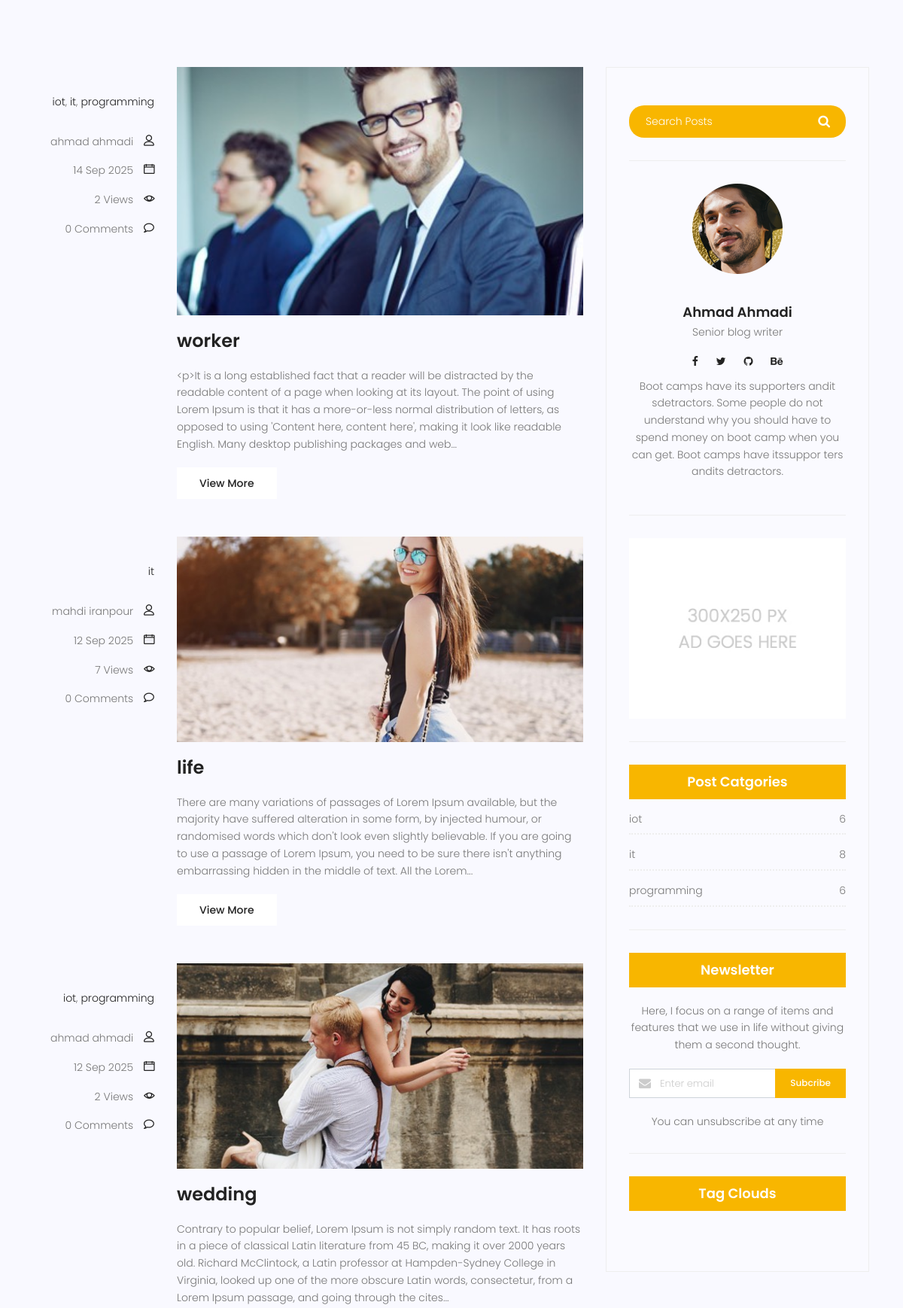
The page /blog/ (middle part) on the database as committed earlier.
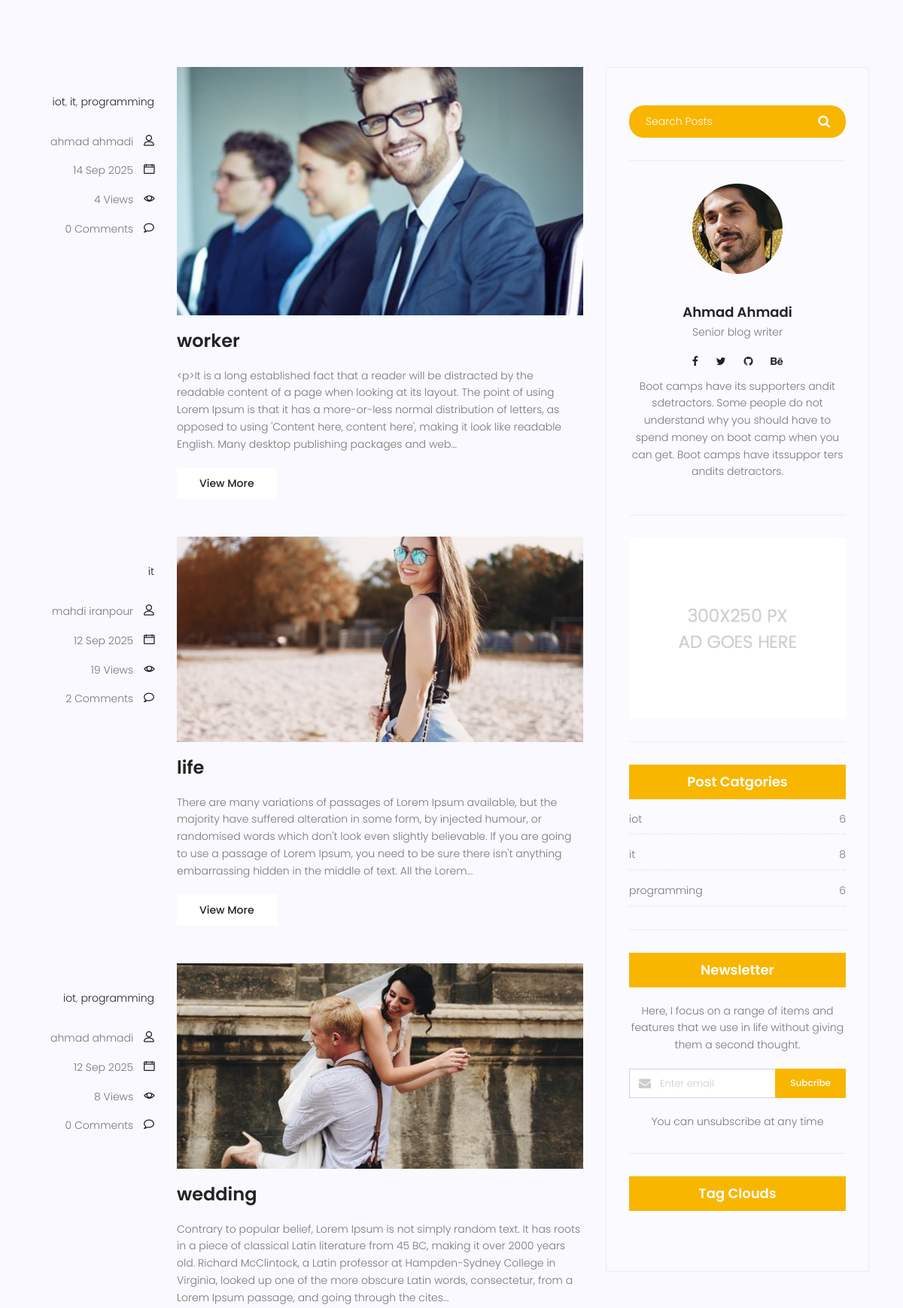
The same page on the database as committed later.
### blog/models.py (models this page shows, shortened)
class Category(models.Model):
        name = models.CharField(max_length=255)
        def __str__(self):
            return self.name

class Post(models.Model):
    image = models.ImageField(upload_to='blog/',default='blog/default.jpg')
    author = models.ForeignKey(User, on_delete=models.SET_NULL, null=True)
    title = models.CharField(max_length=255)
    content = models.TextField()
    tags = TaggableManager()
    category = models.ManyToManyField(Category)
    counted_views = models.IntegerField(default=0)
    status = models.BooleanField(default=False)
    published_date = models.DateTimeField(null=True)
    created_date = models.DateTimeField(auto_now_add=True)
    updated_date = models.DateTimeField(auto_now=True)
    class Meta:
        ordering = ['-created_date']

### blog/views.py (the view)
# urls.py: path('', blog_view, name='index'),
def blog_view(request, **kwargs):
    posts = Post.objects.filter(published_date__lte=timezone.now(), status=1).order_by('-published_date')
    if kwargs.get('cat_name') != None:
        posts = posts.filter(category__name=kwargs['cat_name'])
    if kwargs.get('author_username') != None:
        posts = posts.filter(author__username=kwargs['author_username'])
    if kwargs.get('tag_name') != None:
        posts = posts.filter(tags__name__in=[kwargs['tag_name']])
    posts = Paginator(posts, 3)
    try:
        page_number = request.GET.get('page')
        posts = posts.get_page(page_number)
    except PageNotAnInteger:
        posts = posts.get_page(1)
    except EmptyPage:
        posts = posts.get_page(1)
    context = {
        'posts': posts
    }
    return render(request, 'blog/blog-home.html', context)

### blog/templatetags/blog_tags.py (called while the page is built)
@register.simple_tag(name='comments_count')
def comments_count(pid):
    return Comment.objects.filter(post=pid, approved=True).count()

@register.inclusion_tag('blog/blog-post-categories.html')
def postcategories():
    posts = Post.objects.filter(status=1)
    categories = Category.objects.all()
    cat_dict = {}
    for name in categories:
        cat_dict[name] = posts.filter(category=name).count()
    return {'categories': cat_dict}

### blog/templatetags/excerpt_tags.py (called while the page is built)
@register.filter(name='excerpt')
def excerpt(value, num_words=30):
    if not isinstance(value, str):
        value = str(value)
    words = value.split()
    if len(words) <= num_words:
        return value
    return " ".join(words[:num_words]) + "..."

### templates/blog/blog-home.html (shortened to what this page needs)
{% extends 'base.html' %} {% load static %} {% load blog_tags %} {% load excerpt_tags %} {% block content %}
<section class="top-category-widget-area pt-90 pb-90">
</section>
<section class="post-content-area">
  <div class="container">
    <div class="row">
      <div class="col-lg-8 posts-list">
        {% for post in posts %}
        <div class="single-post row">
          <div class="col-lg-3 col-md-3 meta-details">
            <ul class="tags">
              {% for cat in post.category.all %}
              <li><a href="{% url 'blog:category' cat_name=cat.name %}">{{ cat.name }}</a>{%  if not forloop.last %}, {% endif %}</li>
              {% endfor %}
            </ul>
            <div class="user-details row">
              <p class="user-name col-lg-12 col-md-12 col-6">
                <a href="{% url 'blog:author' author_username=post.author.username %}">{{ post.author.get_full_name }}</a>
                <span class="lnr lnr-user"></span>
              </p>
              <p class="date col-lg-12 col-md-12 col-6">
                <a href="#">{{ post.published_date | date:"d M Y" }}</a>
                <span class="lnr lnr-calendar-full"></span>
              </p>
              <p class="view col-lg-12 col-md-12 col-6">
                <a href="#">{{ post.counted_views}} Views</a> <span class="lnr lnr-eye"></span>
              </p>
              <p class="comments col-lg-12 col-md-12 col-6">
                <a href="{% url 'blog:single' pid=post.id %}#comments">{% comments_count post.id %} Comments</a>
                <span class="lnr lnr-bubble"></span>
              </p>
            </div>
          </div>
          <div class="col-lg-9 col-md-9">
            <div class="feature-img">
              <img
                class="img-fluid"
                src="{{ post.image.url }}"
                alt=""
              />
            </div>
            <a class="posts-title" href="{% url 'blog:single' pid=post.id %}"
              ><h3>{{ post.title }}</h3></a
            >
            <p class="excert">
             {{ post.content|excerpt:60 }}
            </p>
            <a href="{% url 'blog:single' pid=post.id %}" class="primary-btn">View More</a>
          </div>
        </div>
        {% endfor %}
      </div>
      <div class="col-lg-4 sidebar-widgets">
        <div class="widget-wrap">
          {% include 'blog/blog-search.html' %}
          {% include 'blog/blog-writer.html' %}
          {% include 'blog/blog-ads.html' %}
          {% postcategories %}
          {% include 'blog/blog-newsletter.html' %}
          {% include 'blog/blog-tags.html' %}
        </div>
      </div>
    </div>
  </div>
</section>
{% endblock %}

### templates/base.html (shortened to what this page needs)
{% load static %}
<!DOCTYPE html>
<html lang="zxx" class="no-js">
  <head>
    <link rel="stylesheet" href="{% static 'css/linearicons.css' %}" />
    <link rel="stylesheet" href="{% static 'css/font-awesome.min.css' %}" />
    <link rel="stylesheet" href="{% static 'css/bootstrap.css' %}" />
    <link rel="stylesheet" href="{% static 'css/magnific-popup.css' %}" />
    <link rel="stylesheet" href="{% static 'css/jquery-ui.css' %}" />
    <link rel="stylesheet" href="{% static 'css/nice-select.css' %}" />
    <link rel="stylesheet" href="{% static 'css/animate.min.css' %}" />
    <link rel="stylesheet" href="{% static 'css/owl.carousel.css' %}" />
    <link rel="stylesheet" href="{% static 'css/main.css' %}" />
  </head>
  <body>
    {% block content %}
    {% endblock %}
  </body>
</html>

### templates/blog/blog-search.html
{% load static %}
<div class="single-sidebar-widget search-widget">
            <form class="search-form" action="{% url 'blog:search' %}" method="GET">
              <input
                placeholder="Search Posts"
                name="s"
                type="text"
                onfocus="this.placeholder = ''"
                onblur="this.placeholder = 'Search Posts'"
              />
              <button type="submit"><i class="fa fa-search"></i></button>
            </form>
          </div>

### templates/blog/blog-writer.html
{% load static %}
<div class="single-sidebar-widget user-info-widget">
            <img src="{% static 'img/blog/user-info.png' %}" alt="" />
            <a href="#"><h4>Ahmad Ahmadi</h4></a>
            <p>Senior blog writer</p>
            <ul class="social-links">
              <li>
                <a href="#"><i class="fa fa-facebook"></i></a>
              </li>
              <li>
                <a href="#"><i class="fa fa-twitter"></i></a>
              </li>
              <li>
                <a href="#"><i class="fa fa-github"></i></a>
              </li>
              <li>
                <a href="#"><i class="fa fa-behance"></i></a>
              </li>
            </ul>
            <p>
              Boot camps have its supporters andit sdetractors. Some people do
              not understand why you should have to spend money on boot camp
              when you can get. Boot camps have itssuppor ters andits
              detractors.
            </p>
          </div>

### templates/blog/blog-ads.html
{% load static %}
<div class="single-sidebar-widget ads-widget">
            <a href="#"
              ><img
                class="img-fluid"
                src="{% static 'img/blog/ads-banner.jpg' %}"
                alt=""
            /></a>
          </div>

### templates/blog/blog-post-categories.html
{% load static %}
<div class="single-sidebar-widget post-category-widget">
            <h4 class="category-title">Post Catgories</h4>
            <ul class="cat-list">
              {% for name,count in categories.items %}
              <li>
                <a href="{% url 'blog:category' cat_name=name %}" class="d-flex justify-content-between">
                  <p>{{name}}</p>
                  <p>{{count}}</p>
                </a>
              </li>
              {% endfor %}
            </ul>
          </div>

### templates/blog/blog-newsletter.html
{% load static %}
          <div class="single-sidebar-widget newsletter-widget">
            <h4 class="newsletter-title">Newsletter</h4>
            <p>
              Here, I focus on a range of items and features that we use in life
              without giving them a second thought.
            </p>
            <div class="form-group d-flex flex-row">
              <div class="col-autos">
                <div class="input-group">
                  <div class="input-group-prepend">
                    <div class="input-group-text">
                      <i class="fa fa-envelope" aria-hidden="true"></i>
                    </div>
                  </div>
                  <input
                    type="text"
                    class="form-control"
                    id="inlineFormInputGroup"
                    placeholder="Enter email"
                    onfocus="this.placeholder = ''"
                    onblur="this.placeholder = 'Enter email'"
                  />
                </div>
              </div>
              <a href="#" class="bbtns">Subcribe</a>
            </div>
            <p class="text-bottom">You can unsubscribe at any time</p>
          </div>

### templates/blog/blog-tags.html (shortened to what this page needs)
{% load static %}
<div class="single-sidebar-widget tag-cloud-widget">
            <h4 class="tagcloud-title">Tag Clouds</h4>
          </div>

Rows that differ between the two databases and show on the page:
changed Post "worker": counted_views "2" → "4"
changed Post "life": counted_views "7" → "19"; id "0" → "2"
changed Post "wedding": counted_views "2" → "8"
